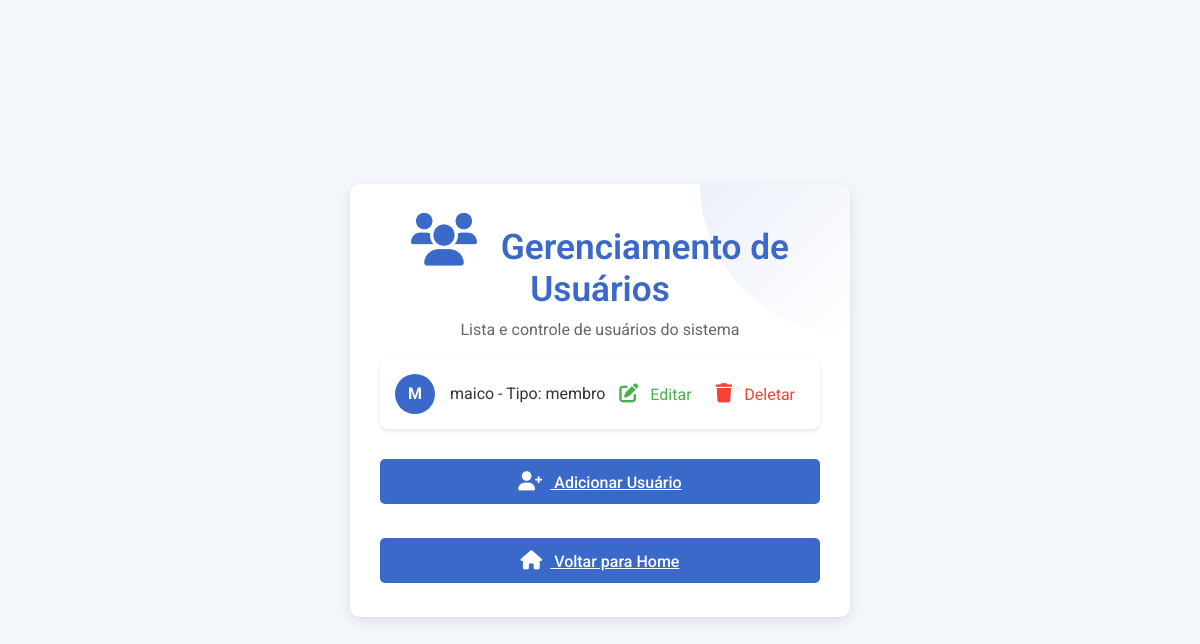
The app's page /usuarios/, older data.
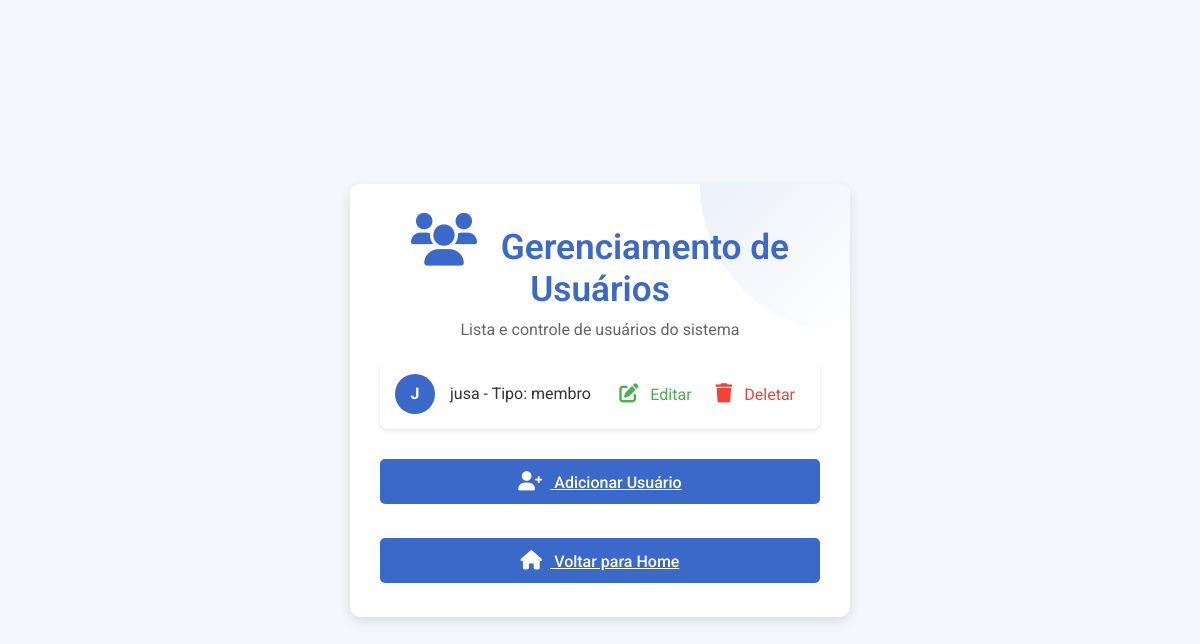
The same page, newer data.
### livros/models.py (models this page shows, shortened)
class Usuario(models.Model):
    nome = models.CharField(max_length=100, null=False, blank=False)
    tipo = models.CharField(max_length=50, choices=[('membro', 'Membro')], default='membro')

### livros/views.py (the view)
# urls.py: path('usuarios/', UsuarioListView.as_view(), name='usuario_list'),
class UsuarioListView(ListView):
    model = Usuario
    template_name = 'livros/usuario_list.html'

### livros/templates/livros/usuario_list.html (shortened to what this page needs)
<!DOCTYPE html>
<html lang="pt-BR">
<head>
    {% load static %}
    <link rel="stylesheet" href="{% static 'style.css' %}">
    <link rel="stylesheet" href="https://cdnjs.cloudflare.com/ajax/libs/font-awesome/6.0.0/css/all.min.css">
</head>
<body>
    <div class="container">
        <header>
            <h1><i class="fas fa-users"></i> Gerenciamento de Usuários</h1>
            <p>Lista e controle de usuários do sistema</p>
        </header>
        <main>
            <ul class="user-list">
                {% for usuario in object_list %}
                <li class="user-item">
                    <div class="user-info">
                        <div class="user-avatar">{{ usuario.nome|make_list|first|upper }}</div>
                        <span>{{ usuario.nome }} - Tipo: {{ usuario.tipo }}</span>
                    </div>
                    <div class="action-links">
                        <a href="{% url 'usuario_update' usuario.pk %}" class="btn-edit"><i class="fas fa-edit"></i> Editar</a>
                        <a href="{% url 'usuario_delete' usuario.pk %}" class="btn-delete"><i class="fas fa-trash"></i> Deletar</a>
                    </div>
                </li>
                {% empty %}
                <li>Nenhum usuário cadastrado.</li>
                {% endfor %}
            </ul>
            <div class="add-user">
                <a href="{% url 'usuario_create' %}" class="btn btn-primary"><i class="fas fa-user-plus"></i> Adicionar Usuário</a>
            </div>
            <div class="back-home">
                <a href="{% url 'index' %}" class="btn btn-logout"><i class="fas fa-home"></i> Voltar para Home</a>
            </div>
        </main>
    </div>
</body>
</html>

Row changes from the older to the newer data that the page shows:
removed Usuario: nome|make_list "M", nome "maico", tipo "membro"
added Usuario: nome|make_list "J", nome "jusa", tipo "membro"
